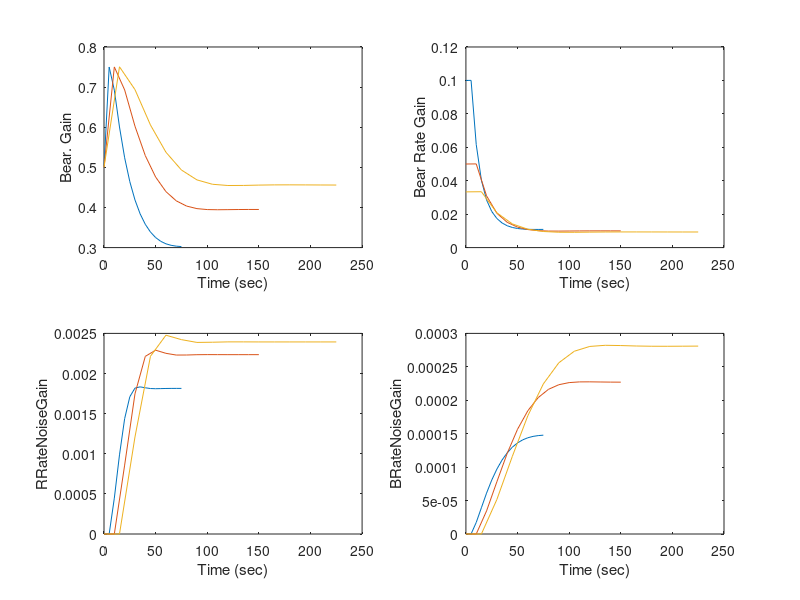

The MATLAB script that drew this image:
% Covariance analysis of radar tracking problem,
% given as Example 4.4 in
% M. S. Grewal and A. P. Andrews,
% Kalman Filtering: Theory and Practice,
% John Wiley & Sons, 2000.
%
clf;
disp('Covariance analysis of radar tracking problem,');
disp('given as Example 4.4 in');
disp('M. S. Grewal and A. P. Andrews,');
disp('Kalman Filtering: Theory and Practice,');
disp('John Wiley & Sons, 2000.');
disp(' ');
disp('Plots histories of six mean squared state');
disp('uncertainties and six magnitudes of Kalman gains');
disp('for intersample intervals of 5, 10 and 15 seconds.');
disp(' ');
disp('Six state variables:');
disp('  1. Range to object being tracked.');
disp('  2. Range rate of object being tracked.');
disp('  3. Object range maneuvering noise (pseudo state).');
disp('  4. Bearing to object being tracked.');
disp('  5. Bearing rate of object being tracked.');
disp('  6. Object bearing maneuvering noise (pseudo state).');
disp('Pseudo states are used for modeling correlated noise.');
%
sigma1sq = (103/3)^2;
sigma2sq = 1.3E-8;
sigmarsq = (1000)^2;
sigmatsq = (.017)^2;
rho      = 0.5;
%
% State Transition matrix (the part not depending on T)
%
Phi      = eye(6);
Phi(2,3) = 1;
Phi(5,6) = 1;
Phi(3,3) = rho;
Phi(6,6) = rho;
Q        = zeros(6);
Q(3,3)   = sigma1sq;
Q(6,6)   = sigma2sq;
R        = zeros(2);
R(1,1)   = sigmarsq;
R(2,2)   = sigmatsq;
H        = zeros(2,6);
H(1,1)   = 1;
H(2,4)   = 1;
%
% arrays for saving data to be plotted
%
t        = zeros(3,32); % time (for 3 plots)
rcov     = zeros(3,32); % Range covariance
rrcov    = zeros(3,32); % Range Rate covariance
bcov     = zeros(3,32); % Bearing covariance
brcov    = zeros(3,32); % Bearing Rate covariance
rrncov   = zeros(3,32); % Range Rate Noise covariance
brncov   = zeros(3,32); % Bearing Rate Noise covariance
rkg      = zeros(3,32); % Range Kalman gain
rrkg     = zeros(3,32); % Range Rate Kalman gain
bkg      = zeros(3,32); % Bearing Kalman gain
brkg     = zeros(3,32); % Bearing Rate Kalman gain
rrnkg    = zeros(3,32); % Range Rate Noise Kalman gain
brnkg    = zeros(3,32); % Bearing Rate Noise Kalman gain
N=0;
   for T = 5:5:15,
   N=N+1;
   disp(['Simulating tracking at ',num2str(T),' second intervals.']);
   Phi(1,2) = T;
   Phi(4,5) = T;
   P        = zeros(6);
   P(1,1)   = sigmarsq;
   P(1,2)   = sigmarsq/T;
   P(2,1)   = P(1,2);
   P(2,2)   = 2*sigmarsq/T^2 + sigma1sq;
   P(3,3)   = sigma1sq;
   P(4,4)   = sigmatsq;
   P(4,5)   = sigmatsq/T;
   P(5,4)   = P(4,5);
   P(5,5)   = 2*sigmatsq/T^2 + sigma2sq;
   P(6,6)   = sigma2sq;
      for cycle=0:15,
%
% Save a priori values
%
      prior      = 2*cycle+1;
      t(N,prior) = T*cycle;
      K          = P*H'/(H*P*H'+R);
      rcov(N,prior)   = P(1,1); % Range covariance
      rrcov(N,prior)  = P(2,2); % Range Rate covariance
      bcov(N,prior)   = P(4,4); % Bearing covariance
      brcov(N,prior)  = P(5,5); % Bearing Rate covariance
      rrncov(N,prior) = P(3,3); % Range Rate Noise covariance
      brncov(N,prior) = P(6,6); % Bearing Rate Noise covariance
      rkg(N,prior)    = sqrt(K(1,1)^2+K(1,2)^2); % Range Kalman gain
      rrkg(N,prior)   = sqrt(K(2,1)^2+K(2,2)^2); % Range Rate Kalman gain
      bkg(N,prior)    = sqrt(K(4,1)^2+K(4,2)^2); % Bearing Kalman gain
      brkg(N,prior)   = sqrt(K(5,1)^2+K(5,2)^2); % Bearing Rate Kalman gain
      rrnkg(N,prior)  = sqrt(K(3,1)^2+K(3,2)^2); % Range Rate Noise Kalman gain
      brnkg(N,prior)  = sqrt(K(6,1)^2+K(6,2)^2); % Bearing Rate Noise Kalman gain
%
% Save a posteriori values
%
      P         = P - K*H*P;
      P         = .5*(P+P');
      post      = prior + 1;
      t(N,post) = T*cycle;
      rcov(N,post)   = P(1,1); % Range covariance
      rrcov(N,post)  = P(2,2); % Range Rate covariance
      bcov(N,post)   = P(4,4); % Bearing covariance
      brcov(N,post)  = P(5,5); % Bearing Rate covariance
      rrncov(N,post) = P(3,3); % Range Rate Noise covariance
      brncov(N,post) = P(6,6); % Bearing Rate Noise covariance
      rkg(N,post)    = sqrt(K(1,1)^2+K(1,2)^2); % Range Kalman gain
      rrkg(N,post)   = sqrt(K(2,1)^2+K(2,2)^2); % Range Rate Kalman gain
      bkg(N,post)    = sqrt(K(4,1)^2+K(4,2)^2); % Bearing Kalman gain
      brkg(N,post)   = sqrt(K(5,1)^2+K(5,2)^2); % Bearing Rate Kalman gain
      rrnkg(N,post)  = sqrt(K(3,1)^2+K(3,2)^2); % Range Rate Noise Kalman gain
      brnkg(N,post)  = sqrt(K(6,1)^2+K(6,2)^2); % Bearing Rate Noise Kalman gain
      P              = Phi*P*Phi' + Q;
      end;
   end;
disp('Figures 4.9-12 on pages 148--149.')
subplot(2,2,1),plot(t(1,:),rcov(1,:),t(2,:),rcov(2,:),t(3,:),rcov(3,:));xlabel('Time (sec)');ylabel('Range Cov');
subplot(2,2,2),plot(t(1,:),rrcov(1,:),t(2,:),rrcov(2,:),t(3,:),rrcov(3,:));xlabel('Time (sec)');ylabel('Range Rate Cov');
subplot(2,2,3),plot(t(1,:),bcov(1,:),t(2,:),bcov(2,:),t(3,:),bcov(3,:));xlabel('Time (sec)');ylabel('Bear. Cov');
subplot(2,2,4),plot(t(1,:),brcov(1,:),t(2,:),brcov(2,:),t(3,:),brcov(3,:));xlabel('Time (sec)');ylabel('Bear. Rate Cov');
disp('Press <ENTER> for plots 13-16.');
pause
disp('Figures 4.13-16 on pages 150--151.')
subplot(2,2,1),plot(t(1,:),rrncov(1,:),t(2,:),rrncov(2,:),t(3,:),rrncov(3,:));xlabel('Time (sec)');ylabel('RRateNoise Cov');
subplot(2,2,2),plot(t(1,:),brncov(1,:),t(2,:),brncov(2,:),t(3,:),brncov(3,:));xlabel('Time (sec)');ylabel('BRateNoise Cov');
subplot(2,2,3),plot(t(1,:),rkg(1,:),t(2,:),rkg(2,:),t(3,:),rkg(3,:));xlabel('Time (sec)');ylabel('Range Gain');
subplot(2,2,4),plot(t(1,:),rrkg(1,:),t(2,:),rrkg(2,:),t(3,:),rrkg(3,:));xlabel('Time (sec)');ylabel('Range Rate GAin');
disp('Press <ENTER> for plots 17-20.');
pause
disp('Figures 4.17-20 on pages 152--153.')
subplot(2,2,1),plot(t(1,:),bkg(1,:),t(2,:),bkg(2,:),t(3,:),bkg(3,:));xlabel('Time (sec)');ylabel('Bear. Gain');
subplot(2,2,2),plot(t(1,:),brkg(1,:),t(2,:),brkg(2,:),t(3,:),brkg(3,:));xlabel('Time (sec)');ylabel('Bear Rate Gain');
subplot(2,2,3),plot(t(1,:),rrnkg(1,:),t(2,:),rrnkg(2,:),t(3,:),rrnkg(3,:));xlabel('Time (sec)');ylabel('RRateNoiseGain');
subplot(2,2,4),plot(t(1,:),brnkg(1,:),t(2,:),brnkg(2,:),t(3,:),brnkg(3,:));xlabel('Time (sec)');ylabel('BRateNoiseGain');
disp('DONE');

